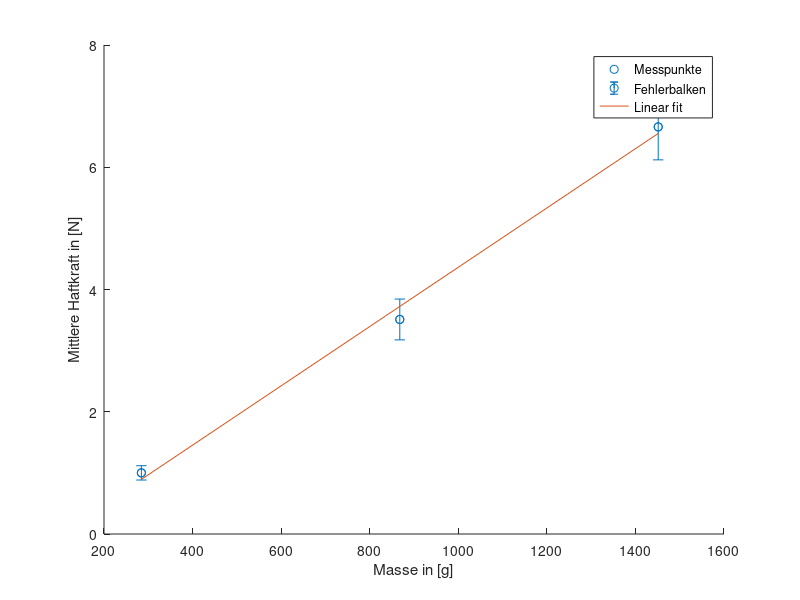

Write MATLAB code to recreate this figure.
mittlere_haftkraft = [1,3.51,6.66];
u_mhk = [0.117,0.334,0.539]; % Unsicherheit(standartabweichung)

masse = [284.40,867.92,1451.44];

grid on


scatter(masse,mittlere_haftkraft)
hold on
errorbar(masse,mittlere_haftkraft,u_mhk,'o')
hold on

p = polyfit(masse,mittlere_haftkraft,1);
yfit = polyval(p,masse);
plot(masse,yfit);
hold on 

legend("Messpunkte","Fehlerbalken", "Linear fit");
ylabel('Mittlere Haftkraft in [N]')
xlabel('Masse in [g]')

%hold off